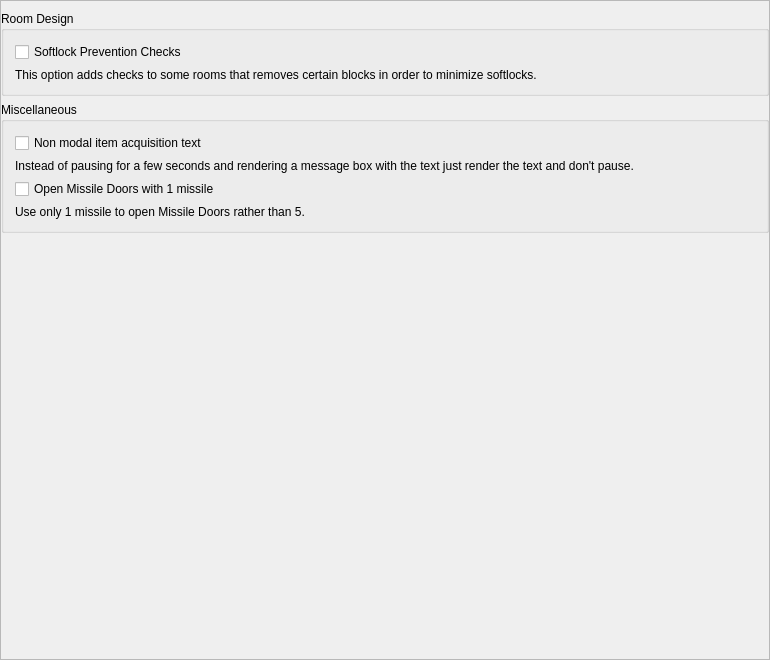
<?xml version="1.0" encoding="UTF-8"?>
<ui version="4.0">
 <class>PresetMetroidPatches</class>
 <widget class="QMainWindow" name="PresetMetroidPatches">
  <property name="geometry">
   <rect>
    <x>0</x>
    <y>0</y>
    <width>770</width>
    <height>660</height>
   </rect>
  </property>
  <property name="windowTitle">
   <string>Other</string>
  </property>
  <widget class="QWidget" name="root_widget">
   <property name="maximumSize">
    <size>
     <width>16777215</width>
     <height>16777215</height>
    </size>
   </property>
   <layout class="QVBoxLayout" name="verticalLayout">
    <property name="leftMargin">
     <number>0</number>
    </property>
    <property name="topMargin">
     <number>0</number>
    </property>
    <property name="rightMargin">
     <number>0</number>
    </property>
    <property name="bottomMargin">
     <number>0</number>
    </property>
    <item>
     <widget class="QScrollArea" name="scroll_area">
      <property name="widgetResizable">
       <bool>true</bool>
      </property>
      <widget class="QWidget" name="scroll_contents">
       <property name="geometry">
        <rect>
         <x>0</x>
         <y>0</y>
         <width>768</width>
         <height>658</height>
        </rect>
       </property>
       <layout class="QVBoxLayout" name="scroll_layout">
        <property name="leftMargin">
         <number>0</number>
        </property>
        <property name="topMargin">
         <number>2</number>
        </property>
        <property name="rightMargin">
         <number>0</number>
        </property>
        <property name="bottomMargin">
         <number>0</number>
        </property>
        <item>
         <spacer name="top_spacer">
          <property name="orientation">
           <enum>Qt::Vertical</enum>
          </property>
          <property name="sizeType">
           <enum>QSizePolicy::Fixed</enum>
          </property>
          <property name="sizeHint" stdset="0">
           <size>
            <width>20</width>
            <height>8</height>
           </size>
          </property>
         </spacer>
        </item>
        <item>
         <widget class="QGroupBox" name="room_group">
          <property name="title">
           <string>Room Design</string>
          </property>
          <layout class="QVBoxLayout" name="unlock_layout">
           <item>
            <widget class="QCheckBox" name="softlock_prevention_blocks_check">
             <property name="text">
              <string>Softlock Prevention Checks</string>
             </property>
            </widget>
           </item>
           <item>
            <widget class="QLabel" name="softlock_prevention_blocks_label">
             <property name="text">
              <string>This option adds checks to some rooms that removes certain blocks in order to minimize softlocks.</string>
             </property>
             <property name="wordWrap">
              <bool>true</bool>
             </property>
            </widget>
           </item>
          </layout>
         </widget>
        </item>
        <item>
         <widget class="QGroupBox" name="misc_group">
          <property name="title">
           <string>Miscellaneous</string>
          </property>
          <layout class="QVBoxLayout" name="raven_beak_damage_table_handling_layout">
           <item>
            <widget class="QCheckBox" name="skip_item_cutscenes_check">
             <property name="text">
              <string>Non modal item acquisition text</string>
             </property>
            </widget>
           </item>
           <item>
            <widget class="QLabel" name="skip_item_cutscenes_label">
             <property name="text">
              <string>&lt;html&gt;&lt;head/&gt;&lt;body&gt;&lt;p&gt;Instead of pausing for a few seconds and rendering a message box with the text just render the text and don't pause.&lt;/p&gt;&lt;/body&gt;&lt;/html&gt;</string>
             </property>
             <property name="wordWrap">
              <bool>true</bool>
             </property>
            </widget>
           </item>
           <item>
            <widget class="QCheckBox" name="supers_on_missile_doors_check">
             <property name="text">
              <string>Open Missile Doors with 1 missile</string>
             </property>
            </widget>
           </item>
           <item>
            <widget class="QLabel" name="supers_on_missile_doors_label">
             <property name="text">
              <string>&lt;html&gt;&lt;head/&gt;&lt;body&gt;&lt;p&gt;Use only 1 missile to open Missile Doors rather than 5.&lt;/p&gt;&lt;/body&gt;&lt;/html&gt;</string>
             </property>
             <property name="wordWrap">
              <bool>true</bool>
             </property>
            </widget>
           </item>
          </layout>
         </widget>
        </item>
        <item>
         <spacer name="verticalSpacer">
          <property name="orientation">
           <enum>Qt::Vertical</enum>
          </property>
          <property name="sizeHint" stdset="0">
           <size>
            <width>20</width>
            <height>40</height>
           </size>
          </property>
         </spacer>
        </item>
       </layout>
      </widget>
     </widget>
    </item>
   </layout>
  </widget>
 </widget>
 <layoutdefault spacing="6" margin="11"/>
 <resources/>
 <connections/>
</ui>
